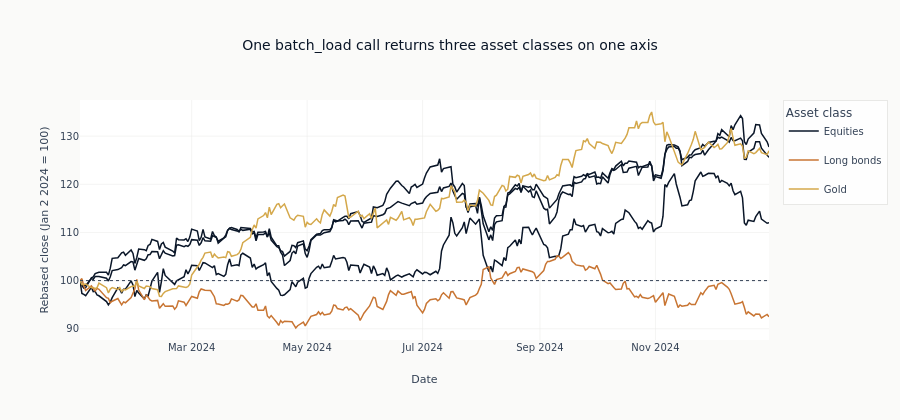

The cell this chart's notebook holds for it:
### Markdown cell above
### Batch Fetch: Multiple Symbols

`batch_load` fetches multiple symbols in parallel and returns a single
stacked DataFrame — the standard multi-asset format used throughout the book.

### Code cell
# Fetch 5 ETFs in parallel
etf_symbols = ["SPY", "QQQ", "IWM", "TLT", "GLD"]
etf_data = dm.batch_load(
    symbols=etf_symbols,
    start="2024-01-01",
    end="2024-12-31",
    provider="yahoo",
    max_workers=4,
)

print(f"Combined: {etf_data.shape[0]:,} rows across {etf_data['symbol'].n_unique()} symbols")

# The stacked frame is easier to read as a picture than as a row count. Rebase
# each ETF's close to 100 at the first 2024 session and color by asset class:
# the batch is one call, but the panel spans equities (SPY/QQQ/IWM), long bonds
# (TLT), and gold (GLD). Color carries the asset class, not the ticker — the
# three equity lines move as a bundle while bonds and gold pull away, which is
# exactly the cross-asset dispersion a multi-asset loader exists to capture.
etf_rebased = etf_data.sort("timestamp").with_columns(
    (pl.col("close") / pl.col("close").first().over("symbol") * 100).alias("rebased")
)

etf_class = {
    "SPY": "Equities",
    "QQQ": "Equities",
    "IWM": "Equities",
    "TLT": "Long bonds",
    "GLD": "Gold",
}
class_color = {"Equities": COLORS["blue"], "Long bonds": COLORS["copper"], "Gold": COLORS["amber"]}

fig = go.Figure()
seen: set[str] = set()
for sym in etf_symbols:
    s = etf_rebased.filter(pl.col("symbol") == sym)
    cls = etf_class[sym]
    fig.add_trace(
        go.Scatter(
            x=s["timestamp"].to_list(),
            y=s["rebased"].to_list(),
            mode="lines",
            line=dict(color=class_color[cls], width=1.5),
            name=cls,
            legendgroup=cls,
            showlegend=cls not in seen,
            text=sym,
            hovertemplate="%{text}: %{y:.1f}<extra></extra>",
        )
    )
    seen.add(cls)
fig.add_hline(y=100, line=dict(color=COLORS["neutral"], width=1, dash="dot"))
fig.update_layout(
    title="One batch_load call returns three asset classes on one axis",
    xaxis_title="Date",
    yaxis_title="Rebased close (Jan 2 2024 = 100)",
    height=420,
    legend_title="Asset class",
)
fig.show()

### Figure 1 — Plotly figure (JSON) as saved in the notebook; plotly's stock layout.template omitted (floating-point values rounded to 4 significant figures; data arrays with more than 128 entries replaced by an {"elided": "..."} marker saying what was removed)
{"data": [{"hovertemplate": "%{text}: %{y:.1f}<extra></extra>", "legendgroup": "Equities", "line": {"color": "#0a1628", "width": 1.5}, "mode": "lines", "name": "Equities", "showlegend": true, "text": "SPY", "type": "scatter", "x": {"elided": "252 str values"}, "y": {"elided": "252 float values"}}, {"hovertemplate": "%{text}: %{y:.1f}<extra></extra>", "legendgroup": "Equities", "line": {"color": "#0a1628", "width": 1.5}, "mode": "lines", "name": "Equities", "showlegend": false, "text": "QQQ", "type": "scatter", "x": {"elided": "252 str values"}, "y": {"elided": "252 float values"}}, {"hovertemplate": "%{text}: %{y:.1f}<extra></extra>", "legendgroup": "Equities", "line": {"color": "#0a1628", "width": 1.5}, "mode": "lines", "name": "Equities", "showlegend": false, "text": "IWM", "type": "scatter", "x": {"elided": "252 str values"}, "y": {"elided": "252 float values"}}, {"hovertemplate": "%{text}: %{y:.1f}<extra></extra>", "legendgroup": "Long bonds", "line": {"color": "#C87533", "width": 1.5}, "mode": "lines", "name": "Long bonds", "showlegend": true, "text": "TLT", "type": "scatter", "x": {"elided": "252 str values"}, "y": {"elided": "252 float values"}}, {"hovertemplate": "%{text}: %{y:.1f}<extra></extra>", "legendgroup": "Gold", "line": {"color": "#D4A84B", "width": 1.5}, "mode": "lines", "name": "Gold", "showlegend": true, "text": "GLD", "type": "scatter", "x": {"elided": "252 str values"}, "y": {"elided": "252 float values"}}], "layout": {"height": 420, "legend": {"title": {"text": "Asset class"}}, "shapes": [{"line": {"color": "#334155", "dash": "dot", "width": 1}, "type": "line", "x0": 0, "x1": 1, "xref": "x domain", "y0": 100, "y1": 100, "yref": "y"}], "title": {"text": "One batch_load call returns three asset classes on one axis"}, "xaxis": {"title": {"text": "Date"}}, "yaxis": {"title": {"text": "Rebased close (Jan 2 2024 = 100)"}}}}
